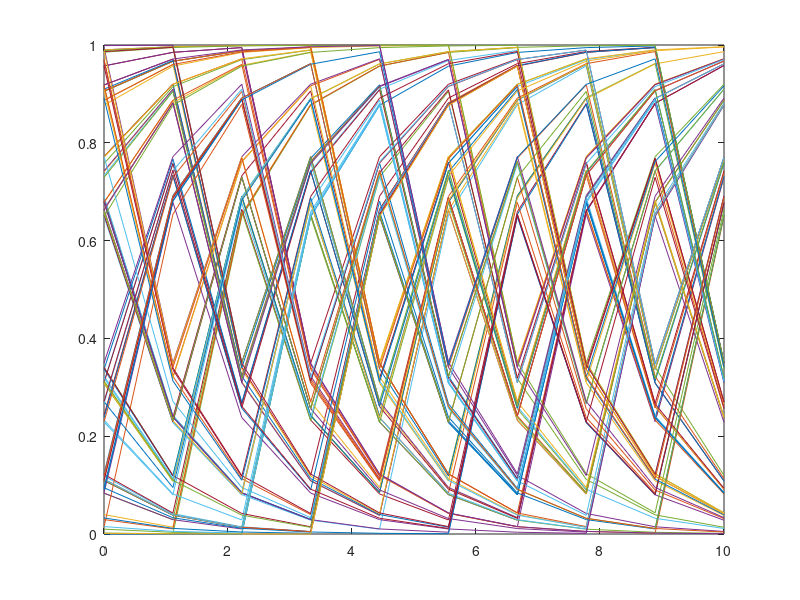

MATLAB code to generate this figure:
function eye_diagram()
fileID=fopen('channel_bits.txt','r');
formatSpec='%f';
data=fscanf(fileID,formatSpec);
fclose(fileID);

N=10
clk= 100;
sampleClk=10;
time= linspace(0,clk/sampleClk,10);
figure;
%plot the eye diagram
    for num_data = 1:floor(length(data)/clk)
        for one_bit_val = 1:floor(clk/sampleClk)
            startIndex = (num_data - 1) * clk + 1 + (one_bit_val - 1) * sampleClk;
            endIndex = startIndex + sampleClk - 1;
            plot(time, data(startIndex:endIndex));
            hold on;
        end
    end
    hold off;
end


% function eye_diagram()
% %   Open file, read data, and close file
%   fileID = fopen('channel_bits.txt', 'r');
%   data = fscanf(fileID, '%f');  % Assuming data is binary (integers)
%   fprintf('%g',data)
%   fclose(fileID);
%   % Set parameters (adjust units as needed)
%   clk = 100; % Clock period (e.g., samples)
%   sampleClk = 10; % Sampling clock period (e.g., samples)
%   numSamplesPerBit = clk / sampleClk;  % Samples per bit period
% 
%   % Generate time vector
%   timePerBit = clk / sampleClk;
%   time = linspace(0, timePerBit, numSamplesPerBit);
% 
%   % Figure and Eye Diagram
%   figure;
%   hold on;
% 
%   % Extract and plot data for multiple bit periods
%   numBitsToPlot = 10;  % Number of bit periods to overlay (adjust as needed)
%   for bitIdx = 1:numBitsToPlot
%     startIndex = (bitIdx - 1) * clk + 1;
%     endIndex = startIndex + clk - 1;
%     plot(time, data(startIndex:endIndex));
%   end
% 
%   hold off;
%   xlabel('Time');
%   ylabel('Data Value (Binary)');
%   title('Eye Diagram');
% end
% 
